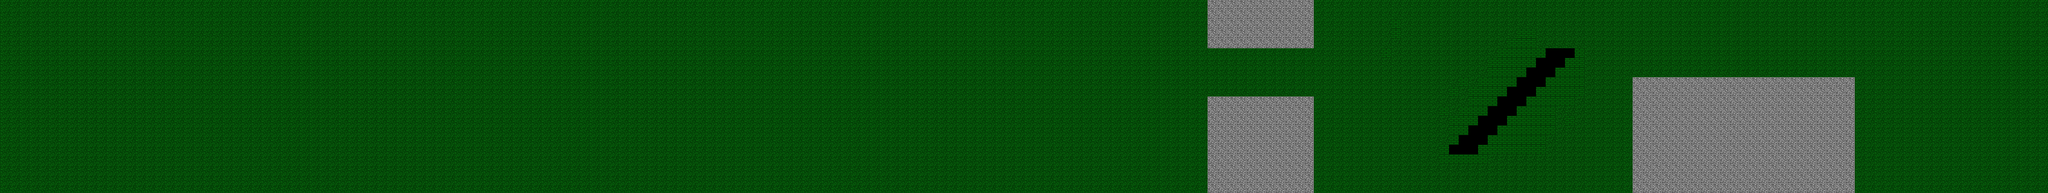

This game map was drawn from its Tiled (.tmx) file and the tilesets committed beside it. A one-line description and the trimmed map source follow:
An orthogonal 212x20 tile map with 16x16 px tiles, 2 tile layers (background, ground), 1 hidden layer not drawn, 2 tilesets.

<map version="1.0" orientation="orthogonal" width="212" height="20" tilewidth="16" tileheight="16">
 <tileset firstgid="1" name="tileset_nature" tilewidth="16" tileheight="16">
  <image source="tileset_nature.png" width="256" height="512" />
 </tileset>
 <tileset firstgid="513" name="tileSet" tilewidth="16" tileheight="16">
  <image source="tileSet.png" width="256" height="256" />
 </tileset>
 <layer name="background" width="212" height="20">
  <data>[4240 cells, 4234 non-empty, 3 distinct tile ids]</data>
 </layer>
 <layer name="ground" width="212" height="20">
  <data>[4240 cells, 3766 non-empty, 2 distinct tile ids]</data>
 </layer>
 <layer name="obstacles" width="212" height="20" visible="0">
  <data>[4240 cells, 0 non-empty, 0 distinct tile ids]</data>
 </layer>
</map>